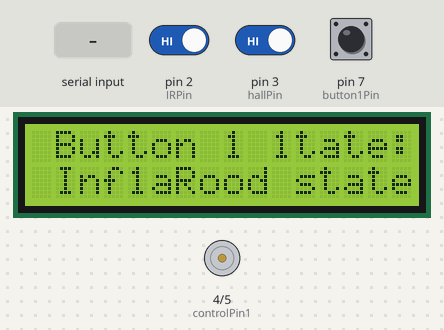
Simulated run of this sketch. Board: Arduino Uno, built with avr-gcc and run on an emulated ATmega328P. On the bench: 16×2 character LCD, motor-driver pin pairs drawn as motors (green arrow = first pin HIGH = forward, orange = second pin HIGH = backward, longer = more drive, scaled by the enable pin). The test bench sets the inputs (shaded band); at power-on: pin 7 (button1Pin) HIGH, pin 3 (hallPin) HIGH, pin 2 (IRPin) HIGH. What the sketch prints to the serial monitor is not drawn.

Above: at 1.2 s.
1.3 s: pin 7 (button1Pin) pulled LOW for 0.15 s
At 2.9 s:
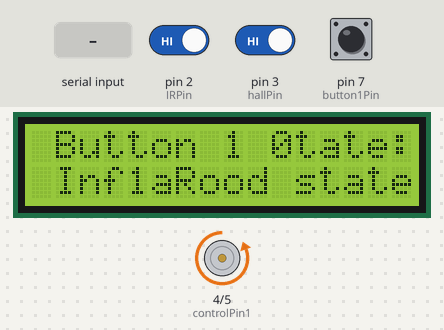
3.2 s: "R" received over Serial
At 4.4 s:
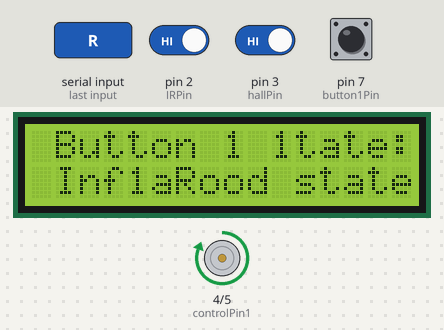
4.9 s: "L" received over Serial
At 5.06 s:
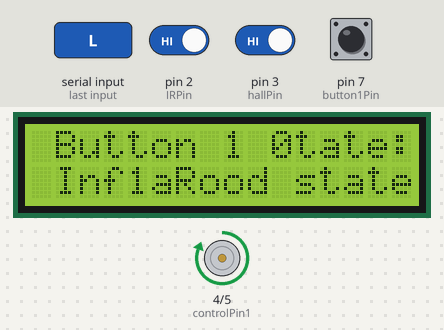
7.9 s: pin 3 (hallPin) driven LOW
At 8.3 s:
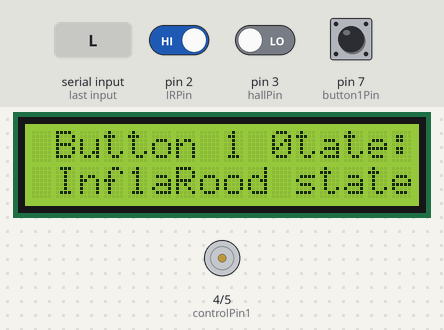
10.9 s: pin 2 (IRPin) driven LOW
At 11.6 s:
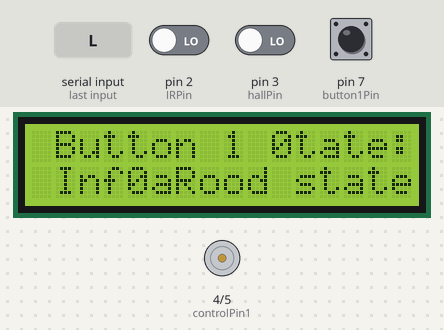
12.4 s: "A" received over Serial
At 13.9 s:
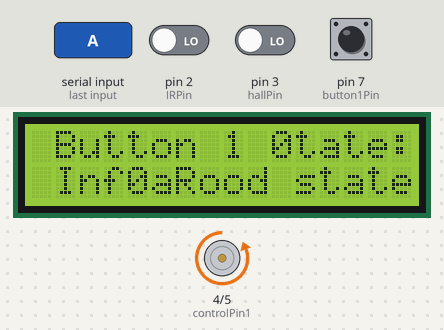
Timing chart, 0 to 15.0 s (numbered marks = the images above; inputs shaded):
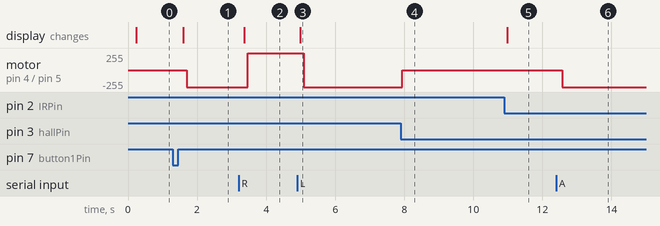

The sketch:

GaragePoort.ino
```cpp
// DC MOTOR GARAGE POORT MET IR/BLUETOOTH/LCD met I2C door Altin en Kenji (Alles werkt)

#include <LiquidCrystal_I2C.h>
#include <Wire.h>

LiquidCrystal_I2C lcd(0x27,16,2);

const int controlPin1 = 4; // connected to pin 7 on the H-bridge
const int controlPin2 = 5; // connected to pin 2 on the H-bridge
const int enablePin = 9;   // connected to pin 1 on the H-bridge

const int hallPin = 3;
const int button1Pin = 7;
const int IRPin = 2;

int motorEnabled = 0; // Turns the motor on/off
int motorSpeed = 0; // speed of the motor
int motorDirection = 1; // current direction of the motor

int hallState = 0;
int button1State = 0;
int IRstate = 0;

char inputByte;

int state = HIGH;
int reading;
int previous = LOW;
long time = 0;
long debounce = 200;

void setup() {
  pinMode(controlPin1, OUTPUT);
  pinMode(controlPin2, OUTPUT);
  pinMode(enablePin, OUTPUT);
  pinMode(button1Pin, INPUT_PULLUP);
  digitalWrite(enablePin, LOW);
  Serial.begin(9600);
  attachInterrupt(digitalPinToInterrupt(hallPin), hallStop, FALLING);
  attachInterrupt(digitalPinToInterrupt(IRPin), IRStop, RISING);
  lcd.init();
  lcd.backlight();
}

void loop() {

  lcd.setCursor(1, 0);
  lcd.print("Button 1 state: ");
  lcd.setCursor(10, 0);
  lcd.print(state);
  lcd.setCursor(1, 1);
  lcd.print("InfraRood state: ");
  lcd.setCursor(4, 1);
  lcd.print(IRstate);

  delay(100);
  digitalWrite(enablePin, motorEnabled);
  IRstate = digitalRead(IRPin);
  reading = digitalRead(button1Pin);
  if (reading == HIGH && previous == LOW && millis() - time > debounce) {
    if (state == HIGH)
      state = LOW;
    else
      state = HIGH;
      motorEnabled = HIGH;
    time = millis();
  }
  previous = reading;
    Serial.print("Button 1: ");
    Serial.println(state);
    Serial.print("IR: ");
    Serial.println(IRstate);

    if (state == HIGH){
    digitalWrite(controlPin1, HIGH);
    digitalWrite(controlPin2, LOW);
    }
    if (state == LOW){
    digitalWrite(controlPin1, LOW);
    digitalWrite(controlPin2, HIGH);
    }

    while(Serial.available()>0){
      inputByte= Serial.read();
      Serial.println(inputByte);
      if (inputByte == 'U'){
        motorEnabled = LOW;
      }
      else if (inputByte == 'A'){
        motorEnabled = HIGH;
      }
      else if (inputByte == 'L'){
        state = LOW;
      }
      else if (inputByte == 'R'){
        state = HIGH;
      }
    }
}

void hallStop() {
  Serial.println("STOP! STOP! STOP! STOP! STOP! STOP! STOP! STOP! STOP! STOP! ");
   motorEnabled = LOW;
  }
  void IRStop() {
  Serial.println("STOP! STOP! STOP! STOP! STOP! STOP! STOP! STOP! STOP! STOP! ");
   motorEnabled = LOW;
   state != state;
  }


//001
```

Measured:
- after the input at 1.3 s, motor on pin 4 (controlPin1) / pin 5 (controlPin2): stopped → backward 255/255 after 0.40 s; the display: changes after 0.29 s (image 1)
- after the input at 3.2 s, motor on pin 4 (controlPin1) / pin 5 (controlPin2): backward 255/255 → forward 255/255 after 0.26 s; the display: changes after 0.16 s (image 2)
- after the input at 4.9 s, motor on pin 4 (controlPin1) / pin 5 (controlPin2): forward 255/255 → backward 255/255 after 0.19 s; the display: changes after 0.09 s (image 3)
- after the input at 7.9 s, motor on pin 4 (controlPin1) / pin 5 (controlPin2): backward 255/255 → stopped after 0.05 s
- after the input at 10.9 s, the display: changes after 0.08 s (image 5)
- after the input at 12.4 s, motor on pin 4 (controlPin1) / pin 5 (controlPin2): stopped → backward 255/255 after 0.17 s
